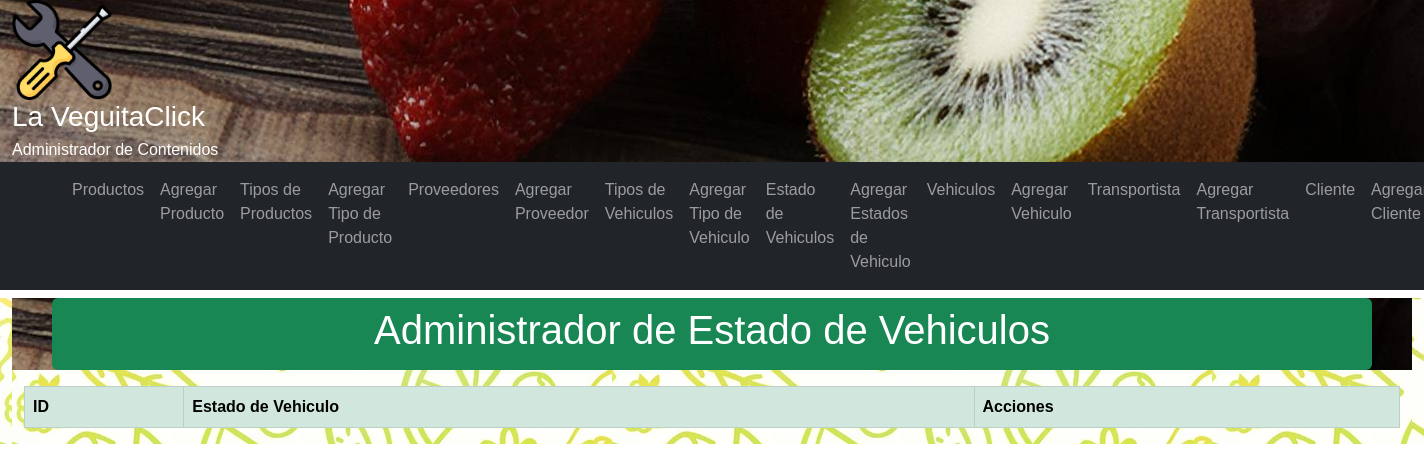
Before: /crud/estadoVehiculo/ with the older database file.
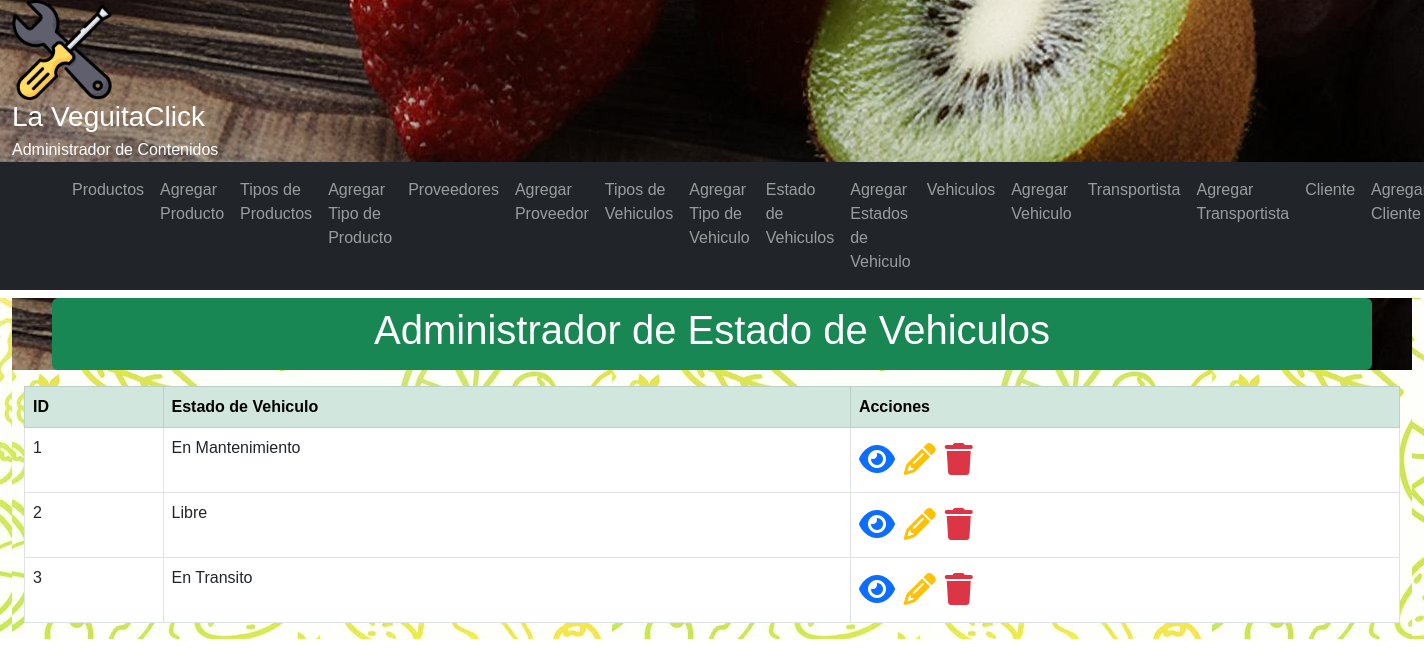
After: the same page with the newer database file.
### crud/models.py (models this page shows, shortened)
class EstadoVehiculo(models.Model):
    estado = models.CharField(verbose_name='Estado de Vehiculo', max_length=50)
    created_at = models.DateTimeField(verbose_name='Fecha creación', auto_now_add=True)
    updated_at = models.DateTimeField(verbose_name='Fecha actualización', auto_now=True)
    class Meta:
        verbose_name = 'estado de vehiculo'
        verbose_name_plural = 'estado de vehiculos'
        ordering = ['id']

### crud/views.py (the view)
# urls.py: path('estadoVehiculo/', estadoVehiculo_lista, name="estadoVehiculo"),
def estadoVehiculo_lista(request):
    context = {'estadoVehiculo': EstadoVehiculo.objects.all()}
    return render(request,'crud/estadoVehiculo.html',context)

### crud/templates/crud/estadoVehiculo.html (shortened to what this page needs)
{% extends 'crud/base.html' %}
{% load static %}
{% block main_content %}
<div class="container-fluid">
<main>
<header>
   <div class="container my-2 p-2 text-white text-center rounded bg-success">
      <h1>Administrador de Estado de Vehiculos</h1>
   </div>
</header>
 <div class="container-fluid my-2">
     <div class="table-responsive">
        <table class="table table-bordered">
            <thead class="table-success">
                <tr>
                    <th>ID</th>
                    <th>Estado de Vehiculo</th>
                    <th>Acciones</th>
                </tr>
            </thead>
            <tbody>
                {% for p in estadoVehiculo %}
                <tr>
                    <td>{{p.id}}</td>
                    <td>{{p.estado}}</td>
                    <td>
                        <a class="text-decoration-none" href="{% url 'estadoVehiculo-detail' estadoVehiculo_id=p.id %}">
                            <span class="text-primary fs-2">
                                <i class="fa-solid fa-eye"></i>
                            </span>
                        </a>
                        <a class="text-decoration-none" href="{% url 'estadoVehiculo-edit' estadoVehiculo_id=p.id %}">
                            <span class="text-warning fs-2">
                                <i class="fa-solid fa-pencil"></i>
                            </span>
                        </a>
                        <a class="text-decoration-none modal-borrar" data-bs-toggle="modal"
                            data-bs-target="#staticBackdrop"
                            data-href="{% url 'estadoVehiculo-delete' estadoVehiculo_id=p.id %}">
                            <span class="text-danger fs-2">
                                <i class="fa-solid fa-trash"></i>
                            </span>
                        </a>
                    </td>
                </tr>
                {% endfor %}
            </tbody>
        </table>
    </div>
</main>
</div>
{% endblock %}

### crud/templates/crud/base.html (shortened to what this page needs)
<!DOCTYPE html>
<html lang="es-CL">
<head>
    {% load static %}
    <link href="https://cdn.jsdelivr.net/npm/bootstrap@5.3.0-alpha3/dist/css/bootstrap.min.css" rel="stylesheet"
>
    <link rel="stylesheet" href="https://cdnjs.cloudflare.com/ajax/libs/font-awesome/6.4.0/css/all.min.css"
 />
    <link rel="stylesheet" href="{% static 'crud/css/styles.css' %}">
</head>
<body>
<header>
<div class="container-fluid">
    <div class="col-2 col-lg-1">
        <a class="navbar-brand" href="{% url 'producto' %}">
            <img class="navbar-logo" src="{% static 'crud/img/tools.png' %}" alt="">
        </a>
      </div>
      <div class="col-9">
        <div class="row row-cols-1" id="header-title">
          <div class="col mb-1">
            <h3>La VeguitaClick</h3>
          </div>
          <div class="col">
            <h6>Administrador de Contenidos</h6>
          </div>
        </div>
    </div>
</div>
</header>
    <nav class="navbar navbar-expand-lg bg-dark navbar-dark">
            <div class="container">
            <div class="collapse navbar-collapse" id="navbarNav">
                <ul class="navbar-nav">
                    <li class="nav-item">
                        <a class="nav-link" href="{% url 'producto' %}">Productos</a>
                    </li>
                    <li class="nav-item">
                        <a class="nav-link" href="{% url 'producto-new' %}">Agregar Producto</a>
                    </li>
                    <li class="nav-item">
                        <a class="nav-link" href="{% url 'tipoProducto' %}">Tipos de Productos</a>
                    </li>
                    <li class="nav-item">
                        <a class="nav-link" href="{% url 'tipoProducto-new' %}">Agregar Tipo de Producto</a>
                    </li>
                    <li class="nav-item">
                        <a class="nav-link" href="{% url 'proveedor' %}">Proveedores</a>
                    </li>
                    <li class="nav-item">
                        <a class="nav-link" href="{% url 'proveedor-new' %}">Agregar Proveedor</a>
                    </li>
                    <li class="nav-item">
                        <a class="nav-link" href="{% url 'tipoVehiculo' %}">Tipos de Vehiculos</a>
                    </li>
                    <li class="nav-item">
                        <a class="nav-link" href="{% url 'tipoVehiculo-new' %}">Agregar Tipo de Vehiculo</a>
                    </li>
                    <li class="nav-item">
                        <a class="nav-link" href="{% url 'estadoVehiculo' %}">Estado de Vehiculos</a>
                    </li>
                    <li class="nav-item">
                        <a class="nav-link" href="{% url 'estadoVehiculo-new' %}">Agregar Estados de Vehiculo</a>
                    </li>
                    <li class="nav-item">
                        <a class="nav-link" href="{% url 'vehiculo' %}">Vehiculos</a>
                    </li>
                    <li class="nav-item">
                        <a class="nav-link" href="{% url 'vehiculo-new' %}">Agregar Vehiculo</a>
                    </li>
                    <li class="nav-item">
                        <a class="nav-link" href="{% url 'transportista' %}">Transportista</a>
                    </li>
                    <li class="nav-item">
                        <a class="nav-link" href="{% url 'transportista-new' %}">Agregar Transportista</a>
                    </li>
                    <li class="nav-item">
                        <a class="nav-link" href="{% url 'cliente' %}">Cliente</a>
                    </li>
                    <li class="nav-item">
                        <a class="nav-link" href="{% url 'cliente-new' %}">Agregar Cliente</a>
                    </li>
                </ul>
              </div>
          </div>
    </nav>
    <main>
        {% block main_content %}{% endblock %}
    </main>
</body>

### crud/static/crud/css/styles.css (style rules this page uses)
.navbar-logo { width: 100px; height: 100px; }
body { margin: 0px; padding: 0px; font-family: Verdana, Geneva, Tahoma, sans-serif; }
header { background: url("img/bg-header.png"); color: white; }
#header-title h3, h6 { display: inline; }
header { background-color: rgb(35, 179, 109); color: white; }
#topa-title h3, h6 { display: inline; }
main { background: url("img/bg-page.jpg"); background-color: white; }

Changed rows visible on the page:
added EstadoVehiculo: id "1", estado "En Mantenimiento"
added EstadoVehiculo: id "2", estado "Libre"
added EstadoVehiculo: id "3", estado "En Transito"
